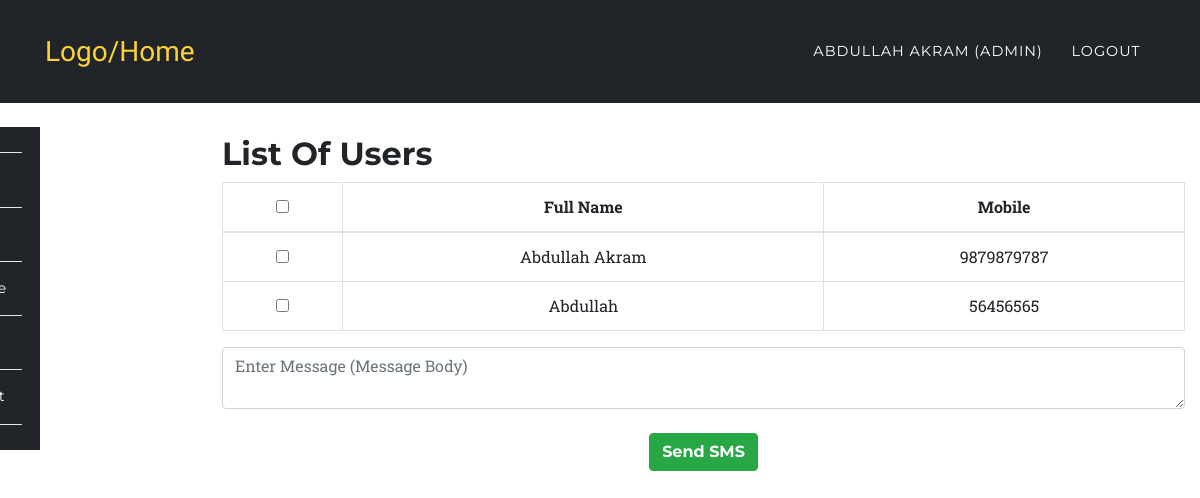
/app/sms.php (signed in), run on the app's committed database.
### tables this page shows
CREATE TABLE `users` (
  `id` int(10) UNSIGNED NOT NULL,
  `fullname` varchar(191) NOT NULL,
  `mobile` varchar(191) NOT NULL,
  `username` varchar(191) NOT NULL,
  `email` varchar(191) NOT NULL,
  `password` varchar(191) NOT NULL,
  `created_at` timestamp NULL DEFAULT CURRENT_TIMESTAMP,
  `updated_at` timestamp NULL DEFAULT CURRENT_TIMESTAMP,
  `role` varchar(100) DEFAULT 'user',
  `status` int(1) NOT NULL DEFAULT '1'
);

### app/sms.php (the view, shortened to what this page needs)
<?php
	require '../config/config.php';
	try {
		$stmt = $connect->prepare('SELECT * FROM users');
		$stmt->execute();
		$data = $stmt->fetchAll(PDO::FETCH_ASSOC);
	}
	catch(PDOException $e) {
		$errMsg = $e->getMessage();
	}
?>
<?php include '../include/header.php';?>
<nav class="navbar navbar-expand-lg navbar-dark" style="background-color:#212529;" id="mainNav">
  <div class="container">
    <a class="navbar-brand js-scroll-trigger" href="../index.php">Logo/Home</a>
    <div class="collapse navbar-collapse" id="navbarResponsive">
      <ul class="navbar-nav text-uppercase ml-auto">
        <li class="nav-item">
          <a class="nav-link" href="login.php"><?php echo $_SESSION['fullname']; ?> <?php if($_SESSION['role'] == 'admin'){ echo "(Admin)"; } ?></a>
        </li>
        <li class="nav-item">
          <a href="../auth/logout.php" class="nav-link">Logout</a>
        </li>
      </ul>
    </div>
  </div>
</nav>
<?php include '../include/side-nav.php';?>
<section class="wrapper" style="margin-left:16%;margin-top: -11%;">
	<div class="container">
		<div class="row">
			<div class="col-12">
				<h2>List Of Users</h2>
				<div class="table-responsive text-center">
					<form action="" method="post" id="smsForm">
						<table class="table table-bordered">
						  <thead>
						    <tr>
						      <th><input type="checkbox" id="selectAll"></th>
						      <th>Full Name</th>
						      <th>Mobile</th>
						    </tr>
						  </thead>
						  <tbody>
						  	<?php
						  		foreach ($data as $key => $value) {
								   echo '<tr>';
								      echo '<td><input type="checkbox" name="check[]" value="'.$value['mobile'].'"></td>';
								      echo '<td>'.$value['fullname'].'</td>';
								      echo '<td>'.$value['mobile'].'</td>';
								   echo '</tr>';
						  		}
						  	?>
						  </tbody>
						</table>
						<textarea name="message" class="form-control" placeholder="Enter Message (Message Body)" required></textarea>
						<br>
						<button type="submit" class="btn btn-success" name='sms_alert' value="sms_alert">Send SMS</button>
					</form>
				</div>
			</div>
		</div>
	</div>
</section>
<?php include '../include/footer.php';?>

### assets/css/rent.css (style rules this page uses)
body { overflow-x: hidden; font-family: 'Roboto Slab', 'Helvetica Neue', Helvetica, Arial, sans-serif; }
a { color: #fed136; }
h1, h2, h3, h4, h5, h6 { font-weight: 700; font-family: 'Montserrat', 'Helvetica Neue', Helvetica, Arial, sans-serif; }
section { padding: 100px 0; }
@media (min-width: 768px) { section { padding: 140px 0; } }
.btn { font-family: 'Montserrat', 'Helvetica Neue', Helvetica, Arial, sans-serif; font-weight: 700; }
#mainNav { background-color: #212529; }
#mainNav .navbar-brand { color: #fed136; font-family: 'Kaushan Script', 'Helvetica Neue', Helvetica, Arial, cursive; }
#mainNav .navbar-nav .nav-item .nav-link { font-size: 90%; font-weight: 400; padding: 0.75em 0; letter-spacing: 1px; color: white; font-family: 'Montserrat', 'Helvetica Neue', Helvetica, Arial, sans-serif; }
@media (min-width: 992px) { #mainNav { padding-top: 25px; padding-bottom: 25px; -webkit-transition: padding-top 0.3s, padding-bottom 0.3s; -moz-transition: padding-top 0.3s, padding-bottom 0.3s; transition: padding-top 0.3s, padding-bottom 0.3s; border: none; background-color: transparent; } }
@media (min-width: 992px) { #mainNav .navbar-brand { font-size: 1.75em; -webkit-transition: all 0.3s; -moz-transition: all 0.3s; transition: all 0.3s; } }
@media (min-width: 992px) { #mainNav .navbar-nav .nav-item .nav-link { padding: 1.1em 1em !important; } }

### assets/css/style.css (style rules this page uses)
.navbar { border-radius: 0px; }
section { padding-left: 15px; }

### data on the page
users: fullname "Abdullah Akram", mobile "9879879787"
users: fullname "Abdullah", mobile "56456565"

### other printed values
$_SESSION['fullname'] "ABDULLAH AKRAM"
